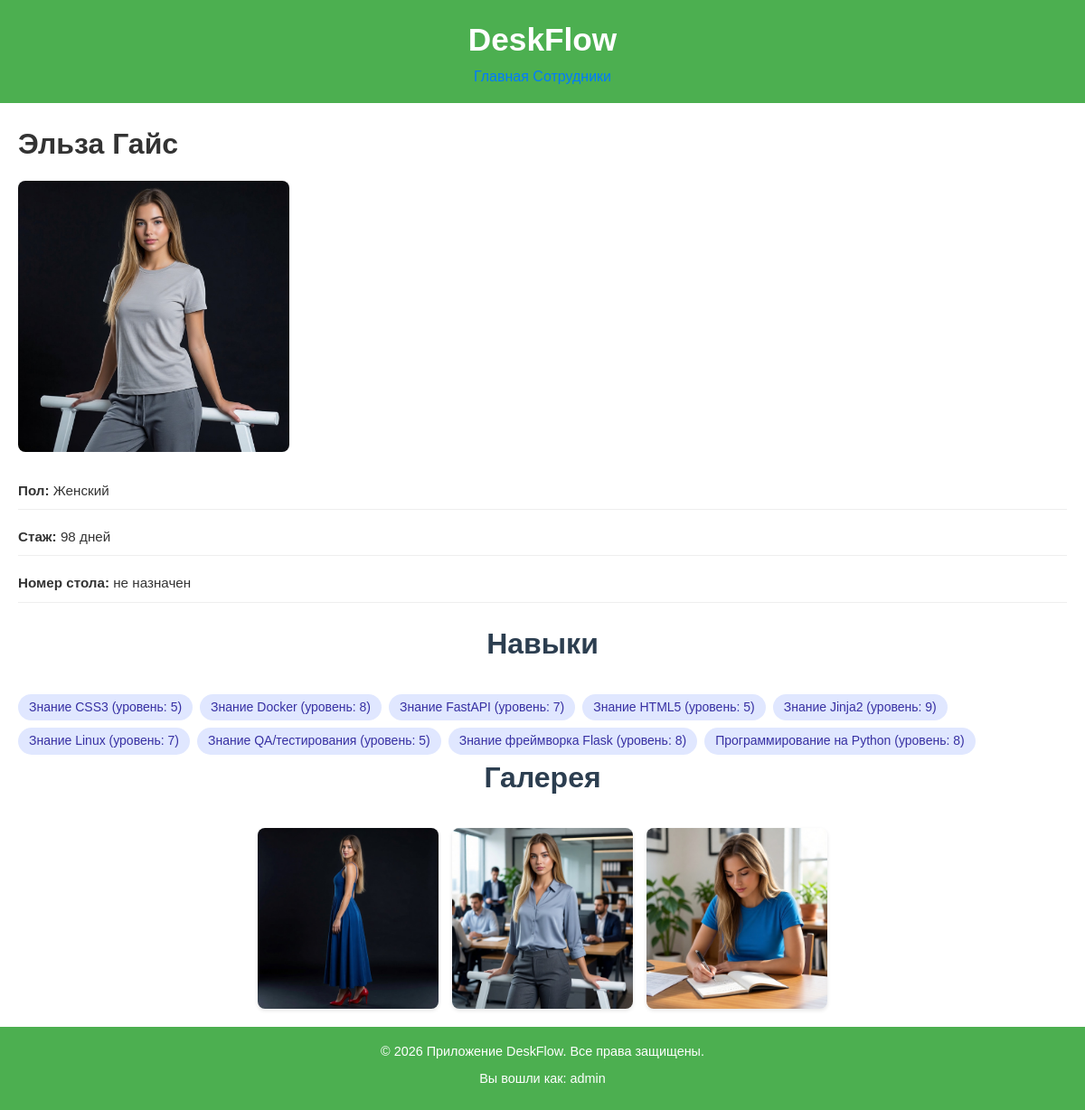
Page /employees/13/ (signed in) on the committed database.
### employees/models.py (models this page shows, shortened)
class EmployeeProfile(models.Model):
    GENDER_CHOICES = [
        ("M", _("Мужской")),
        ("F", _("Женский")),
    ]
    user = models.OneToOneField(
        settings.AUTH_USER_MODEL,
        on_delete=models.SET_NULL,
        related_name="employee_profile",
        verbose_name=_("пользователь"),
        blank=True,
        null=True,
        help_text=_("необязательно"),
    )
    first_name = models.CharField(_("имя"), max_length=50)
    last_name = models.CharField(_("фамилия"), max_length=50)
    middle_name = models.CharField(
        _("отчество"),
        max_length=50,
        blank=True,
        null=True,
        help_text=_("необязательно"),
    )
    gender = models.CharField(
        _("пол"),
        max_length=1,
        choices=GENDER_CHOICES,
        blank=True,
        null=True,
    )
    description = CKEditor5Field(
        config_name="extends",
        verbose_name=_("описание"),
        blank=True,
        help_text=_("WYSIWYG-редактор (Django ckeditor 5)"),
    )
    skills = models.ManyToManyField(
        Skill,
        through="EmployeeSkill",
        related_name="employees",
        verbose_name=_("навыки"),
    )
    hire_date = models.DateField(
        _("дата приёма на работу"),
        null=True,
        blank=True,
        validators=[validate_hire_date]
    )
    created_at = models.DateTimeField(_("дата создания"), auto_now_add=True)
    updated_at = models.DateTimeField(_("дата обновления"), auto_now=True)
    class Meta:
        verbose_name = _("профиль сотрудника")
        verbose_name_plural = _("профили сотрудников")

class EmployeeImage(models.Model):
    image = models.ImageField(upload_to="employees/", verbose_name="изображение")
    order = models.IntegerField(verbose_name="порядок")
    employee = models.ForeignKey(
        EmployeeProfile, related_name="images", on_delete=models.CASCADE
    )
    class Meta:
        ordering = ["order"]

class EmployeeSkill(models.Model):
    employee = models.ForeignKey(
        EmployeeProfile,
        on_delete=models.CASCADE,
        related_name="employee_skills",
        verbose_name=_("сотрудник"),
    )
    skill = models.ForeignKey(
        Skill,
        on_delete=models.CASCADE,
        related_name="employee_skills",
        verbose_name=_("навык"),
    )
    level = models.PositiveSmallIntegerField(
        _("уровень освоения"),
        default=1,
        help_text=_("от 1 до 10"),
    )
    class Meta:
        verbose_name = _("уровень навыка сотрудника")
        verbose_name_plural = _("уровни навыков сотрудников")
        unique_together = ("employee", "skill")
        constraints = [
            models.CheckConstraint(
                check=models.Q(level__gte=1) & models.Q(level__lte=10),
                name="level_between_1_and_10",
            )
        ]

class Skill(models.Model):
    name = models.CharField(
        _("название навыка"),
        max_length=100,
        unique=True,
    )
    class Meta:
        verbose_name = _("навык")
        verbose_name_plural = _("навыки")
        ordering = ["name"]

### employees/views.py (the view)
# urls.py: path('employees/<int:pk>/', EmployeeDetailView.as_view(), name='employee_detail'),
class EmployeeDetailView(LoginRequiredMixin, DetailView):
    model = EmployeeProfile
    template_name = "employees/employee_detail.html"
    login_url = "/login/"
    context_object_name = "employee"
    def get_queryset(self):
        return super().get_queryset().select_related('desk') \
            .prefetch_related(
                Prefetch(
                    'images',
                    queryset=EmployeeImage.objects.order_by('order'),
                    to_attr='prefetched_images'
                ),
                Prefetch(
                    'employee_skills',
                    queryset=EmployeeSkill.objects.select_related('skill').order_by('skill__name'),
                    to_attr='prefetched_employee_skills'
                )
            )
    def get_context_data(self, **kwargs):
        context = super().get_context_data(**kwargs)
        employee = self.object
        prefetched_images = getattr(employee, 'prefetched_images', [])
        context['main_image'] = prefetched_images[0] if prefetched_images else None
        context['other_images'] = prefetched_images[1:] if len(prefetched_images) > 1 else []
        context['skills_with_levels'] = getattr(employee, 'prefetched_employee_skills', [])
        context['experience_days'] = (timezone.now().date() - employee.hire_date).days if employee.hire_date else 0
        if hasattr(employee, 'desk') and employee.desk:
            context['desk_number'] = employee.desk.number
        else:
            context['desk_number'] = None
        return context

### templates/employees/employee_detail.html (shortened to what this page needs)
{% extends 'base.html' %}
{% block content %}
    <div class="employee-detail">
        <h1>{{ employee.first_name }} {{ employee.last_name }}</h1>
        {% if main_image %}
            <img src="{{ main_image.image.url }}" class="main-photo" alt="Заглавное фото">
        {% endif %}
        <ul class="info-list">
            <li><strong>Пол:</strong> {{ employee.get_gender_display|default:"не указан" }}</li>
            <li><strong>Стаж:</strong> {{ experience_days }} дней</li>
            <li><strong>Номер стола:</strong> {{ desk_number|default:"не назначен" }}</li>
        </ul>
        <h2>Навыки</h2>
        <div class="skills-tags">
            {% for es in skills_with_levels %}
                <span class="skill-tag">{{ es.skill.name }} (уровень: {{ es.level }})</span>
            {% empty %}
                <span class="skill-tag skill-tag--empty">Нет навыков</span>
            {% endfor %}
        </div>
        <h2>Галерея</h2>
        <div class="photo-grid">
            {% for image in other_images %}
                <img src="{{ image.image.url }}" alt="Фото №{{ image.order }}">
            {% empty %}
                <p>Нет дополнительных фото</p>
            {% endfor %}
        </div>
    </div>
{% endblock %}

### templates/base.html (shortened to what this page needs)
<!DOCTYPE html>
{% load static %}
<html lang="ru">
<head>
    <link rel="stylesheet" href="{% static 'css/style.css' %}">
</head>
<body>
    {% include 'header.html' %}
    <main>
        {% block content %}{% endblock %}
    </main>
    {% include 'footer.html' %}
</body>
</html>

### templates/header.html
<header>
    <div class="header-container">
        <h1>DeskFlow</h1>
        <nav>
            <a href="{% url 'home' %}">Главная</a>
            <a href="{% url 'employee_list' %}">Сотрудники</a>
        </nav>
    </div>
</header>

### templates/footer.html
<footer>
    <div class="footer-container">
        <p>&copy; 2026 Приложение DeskFlow. Все права защищены.</p>
        {% if user.is_authenticated %}
            <p>Вы вошли как: {{ user.username }}</p>
        {% else %}
            <p>Гость</p>
        {% endif %}
    </div>
</footer>

### static_dev/css/style.css (style rules this page uses)
* { box-sizing: border-box; margin: 0; padding: 0; }
body { font-family: 'Arial', sans-serif; line-height: 1.6; background-color: #f5f5f5; color: #333; min-height: 100vh; display: flex; flex-direction: column; margin: 0; padding: 0; }
header, footer { background-color: #4CAF50; color: white; text-align: center; padding: 1em 0; }
header h1 { margin: 0; font-size: 2.2em; }
footer p { margin-bottom: 0.5em; font-size: 0.9em; }
main { flex: 1; padding: 20px; background: white; overflow: auto; }
a { color: #007BFF; text-decoration: none; }
.card-grid, .photo-grid { display: flex; flex-wrap: wrap; gap: 20px; justify-content: center; }
.photo-grid img { max-width: 100%; height: auto; border-radius: 4px; cursor: pointer; }
.employee-detail h2 { text-align: center; margin-bottom: 30px; color: #2c3e50; font-size: 2em; }
.employee-detail ul { list-style-type: none; padding-left: 0; margin-bottom: 25px; }
.employee-detail li { margin-bottom: 10px; font-size: 0.95em; }
.skills-tags { display: flex; flex-wrap: wrap; align-items: center; gap: 8px; margin-top: 8px; }
.skill-tag { background-color: #e0e7ff; color: #3730a3; padding: 6px 12px; border-radius: 20px; font-size: 0.875rem; line-height: 1.25; white-space: nowrap; transition: all 0.2s ease; }
.employee-detail .main-photo { max-width: 300px; border-radius: 8px; margin: 15px 0; }
.employee-detail .info-list { list-style: none; padding: 0; margin-bottom: 20px; }
.employee-detail .info-list li { padding: 8px 0; border-bottom: 1px solid #eee; }
.photo-grid { display: flex; flex-wrap: wrap; gap: 15px; margin-top: 10px; }
.photo-grid img { max-width: 200px; border-radius: 8px; box-shadow: 0 2px 4px rgba(0,0,0,0.1); }

### rows in the picture
EmployeeProfile: first_name "Эльза", last_name "Гайс", gender "Женский"
EmployeeImage: image (picture)
EmployeeSkill: skill.name "Знание CSS3", level "5"
EmployeeSkill: skill.name "Знание Docker", level "8"
EmployeeSkill: skill.name "Знание FastAPI", level "7"
EmployeeSkill: skill.name "Знание HTML5", level "5"
EmployeeSkill: skill.name "Знание Jinja2", level "9"
EmployeeSkill: skill.name "Знание Linux", level "7"
EmployeeSkill: skill.name "Знание QA/тестирования", level "5"
EmployeeSkill: skill.name "Знание фреймворка Flask", level "8"
EmployeeSkill: skill.name "Программирование на Python", level "8"
EmployeeImage: image (picture)
EmployeeImage: image (picture)
EmployeeImage: image (picture)

### other values in the picture
{{ experience_days }} "98"
{{ desk_number|default:"не назначен" }} "не назначен"
{{ user.username }} "admin"
